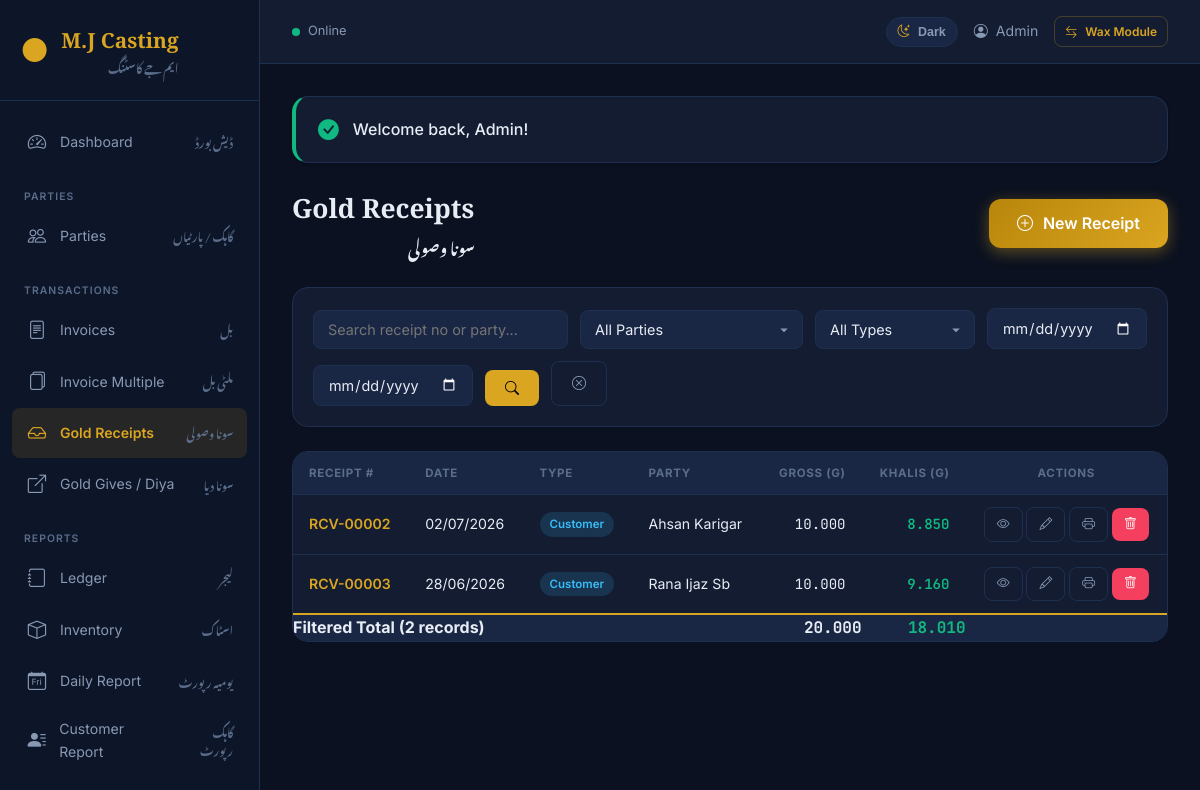
/gold-receipts/index.php (signed in), run on an earlier commit of the app's database.
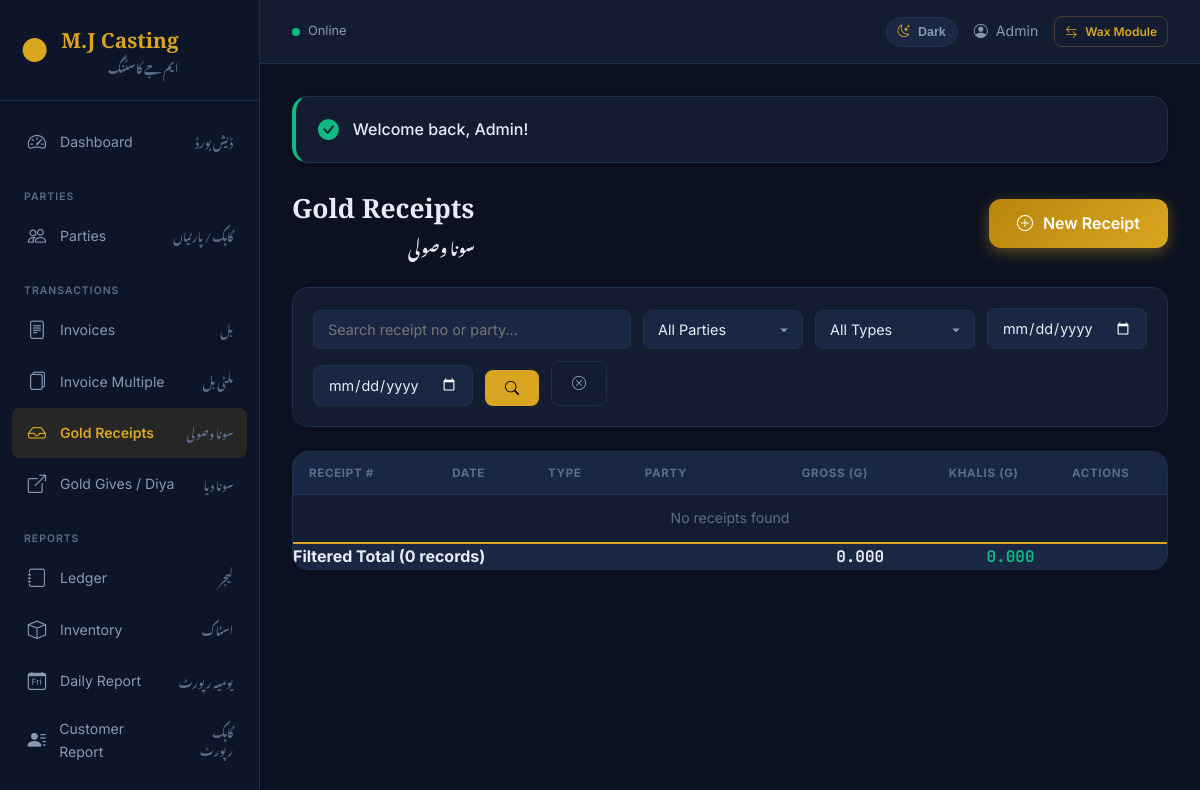
And on a later commit of the database.
### tables this page shows
CREATE TABLE `gold_receipts` (
  `id` int(11) NOT NULL,
  `receipt_no` varchar(50) NOT NULL,
  `customer_id` int(11) NOT NULL,
  `receipt_type` enum('customer','dukandar','karigar') DEFAULT 'customer',
  `receipt_date` date NOT NULL,
  `total_gross_weight` decimal(10,3) DEFAULT 0.000,
  `total_khalis_weight` decimal(10,3) DEFAULT 0.000,
  `remarks` text DEFAULT NULL,
  `created_by` int(11) DEFAULT NULL,
  `updated_by` int(11) DEFAULT NULL,
  `created_at` timestamp NOT NULL DEFAULT current_timestamp(),
  `updated_at` timestamp NOT NULL DEFAULT current_timestamp() ON UPDATE current_timestamp(),
  `deleted_at` datetime DEFAULT NULL
);

CREATE TABLE `customers` (
  `id` int(11) NOT NULL,
  `name` varchar(100) NOT NULL,
  `phone` varchar(20) DEFAULT NULL,
  `cnic` varchar(30) DEFAULT NULL,
  `address` text DEFAULT NULL,
  `city` varchar(50) DEFAULT NULL,
  `opening_balance` decimal(15,2) DEFAULT 0.00,
  `status` enum('active','inactive') DEFAULT 'active',
  `party_type` enum('customer','dukandar','karigar') DEFAULT 'customer',
  `created_at` timestamp NOT NULL DEFAULT current_timestamp(),
  `updated_at` timestamp NOT NULL DEFAULT current_timestamp() ON UPDATE current_timestamp(),
  `deleted_at` datetime DEFAULT NULL
);

### config.php (called while the page is built, shortened)
<?php
function getBaseUrl(): string {
    $protocol = (!empty($_SERVER['HTTPS']) && $_SERVER['HTTPS'] !== 'off') ? 'https://' : 'http://';
    $host = $_SERVER['HTTP_HOST'] ?? 'localhost';
    $rootPath = '';
    if (!empty($_SERVER['DOCUMENT_ROOT'])) {
        $documentRoot = realpath($_SERVER['DOCUMENT_ROOT']);
        $rootDir = realpath(__DIR__);
        if ($documentRoot !== false && $rootDir !== false) {
            $documentRoot = str_replace('\\', '/', $documentRoot);
            $rootDir = str_replace('\\', '/', $rootDir);
            if (strpos($rootDir, $documentRoot) === 0) {
                $rootPath = substr($rootDir, strlen($documentRoot));
            }
        }
    }
    if ($rootPath === '') {
        $scriptName = str_replace('\\', '/', $_SERVER['SCRIPT_NAME'] ?? '');
        $rootFolder = basename(__DIR__);
        $search = '/' . $rootFolder . '/';
        if ($rootFolder && strpos($scriptName, $search) !== false) {
            $rootPath = substr($scriptName, 0, strpos($scriptName, $search) + strlen($rootFolder));
        } else {
            $rootPath = '';
        }
    }
    $rootPath = '/' . trim($rootPath, '/');
    if ($rootPath === '/') {
        $rootPath = '';
    }
    return rtrim($protocol . $host . $rootPath, '/') . '/';
}
function url(string $path = ''): string {
    return getBaseUrl() . ltrim($path, '/');
}
function query(string $key, $default = null) {
    return $_GET[$key] ?? $default;
}
function formatDate(string $date, string $format = 'd/m/Y'): string {
    $ts = strtotime($date);
    return $ts ? date($format, $ts) : $date;
}

### gold-receipts/index.php (the view, shortened to what the changed rows need)
<?php
require_once __DIR__ . '/../config.php';
$db = getDB();
$page = max(1, (int) query('page', 1));
$perPage = 25;
$countSql = "SELECT COUNT(*) FROM gold_receipts r LEFT JOIN customers c ON c.id = r.customer_id WHERE r.deleted_at IS NULL";
$sql = "SELECT r.*, c.name as customer_name FROM gold_receipts r LEFT JOIN customers c ON c.id = r.customer_id WHERE r.deleted_at IS NULL";
$params = [];
$total = $db->prepare($countSql);
$total->execute($params);
$totalCount = $total->fetchColumn();
$lastPage = max(1, ceil($totalCount / $perPage));
$page = min($page, $lastPage);
$offset = ($page - 1) * $perPage;
$totalsSql = str_replace('SELECT r.*, c.name as customer_name', 'SELECT COALESCE(SUM(r.total_gross_weight),0) AS total_gross, COALESCE(SUM(r.total_khalis_weight),0) AS total_khalis', $sql);
$totalsStmt = $db->prepare($totalsSql);
$totalsStmt->execute($params);
$listTotals = $totalsStmt->fetch() ?: ['total_gross'=>0,'total_khalis'=>0];
$sql .= " ORDER BY r.receipt_date DESC, r.id DESC LIMIT $perPage OFFSET $offset";
$stmt = $db->prepare($sql);
$stmt->execute($params);
$receipts = $stmt->fetchAll();
require_once __DIR__ . '/../includes/header.php';
?>
<div class="page-header">
    <div class="page-title-group">
        <h1>Gold Receipts</h1>
    </div>
</div>
<div class="table-container">
    <table>
        <thead>
            <tr>
                <th>Receipt #</th>
                <th>Date</th>
                <th>Type</th>
                <th>Party</th>
                <th class="text-right">Gross (g)</th>
                <th class="text-right">Khalis (g)</th>
                <th class="text-center">Actions</th>
            </tr>
        </thead>
        <tbody>
            <?php if (empty($receipts)): ?>
                <tr><td colspan="7" class="text-center text-muted">No receipts found</td></tr>
            <?php else: ?>
                <?php foreach ($receipts as $r): ?>
                <tr>
                    <td><a href="<?= url('gold-receipts/show.php?id=' . $r['id']) ?>" style="color:var(--gold-primary);text-decoration:none;font-weight:600;"><?= htmlspecialchars($r['receipt_no']) ?></a></td>
                    <td><?= formatDate($r['receipt_date']) ?></td>
                    <td><span class="badge bg-info"><?= ucfirst($r['receipt_type']) ?></span></td>
                    <td><?= htmlspecialchars($r['customer_name'] ?? 'N/A') ?></td>
                    <td class="text-right mono"><?= number_format($r['total_gross_weight'], 3) ?></td>
                    <td class="text-right mono" style="color:var(--success);font-weight:600;"><?= number_format($r['total_khalis_weight'], 3) ?></td>
                    <td class="text-center" style="white-space:nowrap;">
                        <a href="<?= url('gold-receipts/show.php?id=' . $r['id']) ?>" class="btn btn-sm btn-outline"><i class="bi bi-eye"></i></a>
                        <a href="<?= url('gold-receipts/edit.php?id=' . $r['id']) ?>" class="btn btn-sm btn-outline"><i class="bi bi-pencil"></i></a>
                        <a href="<?= url('gold-receipts/print.php?id=' . $r['id']) ?>" class="btn btn-sm btn-outline" title="Print"><i class="bi bi-printer"></i></a>
                        <a href="<?= url('gold-receipts/delete.php?id=' . $r['id']) ?>" class="btn btn-sm btn-danger" title="Delete" onclick="return confirm('Delete receipt <?= htmlspecialchars($r['receipt_no']) ?>?')"><i class="bi bi-trash"></i></a>
                    </td>
                </tr>
                <?php endforeach; ?>
            <?php endif; ?>
        </tbody>
        <tfoot>
            <tr style="font-weight:700;background:var(--bg-surface);border-top:2px solid var(--gold-primary);">
                <td colspan="4">Filtered Total (<?= number_format((float)$totalCount) ?> records)</td>
                <td class="text-right mono"><?= number_format($listTotals['total_gross'], 3) ?></td>
                <td class="text-right mono" style="color:var(--success);"><?= number_format($listTotals['total_khalis'], 3) ?></td>
                <td></td>
            </tr>
        </tfoot>
    </table>
</div>
<?php require_once __DIR__ . '/../includes/footer.php'; ?>

What changed in the data, as far as the page shows it:
removed gold_receipts: receipt_no "RCV-00002", receipt_date "02/07/2026", receipt_type "Customer", customer.name "Ahsan Karigar", total_gross_weight "10.000", total_khalis_weight "8.850"
removed gold_receipts: receipt_no "RCV-00003", receipt_date "28/06/2026", receipt_type "Customer", customer.name "Rana Ijaz Sb", total_gross_weight "10.000", total_khalis_weight "9.160"
Also different on the page:
$totalCount: "2" → "0"
$listTotals['total_gross']: "20.000" → "0.000"
$listTotals['total_khalis']: "18.010" → "0.000"
text now shown: "No receipts found"
